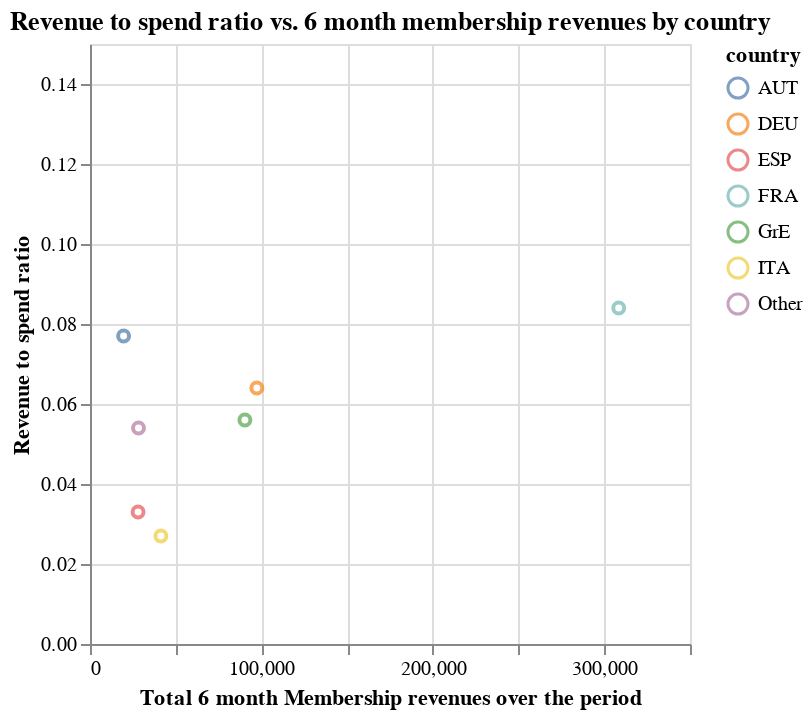

The cell this chart's notebook holds for it:
### Markdown cell above
**Methodology**

We here plot revenue to spend ratios (efficiency) vs. total profits (scale). Those visualisations can be insightful to know which countries or ads (see part 3) should be scaled up or down.

1. Top-right: spend is efficient and help achieve profits at scale! It means that we are likely spending a decent amount and that the campaign is efficient! Great! 


2. Bottom-left: spend is neither efficient nor bringing profits. 


3. Top-left: spend is efficient but bringing relatively lower profits. Those should be priorities to 


4. Bottom-right: ads are bringing in profits but aren't the most efficient. Maybe scale down spend a little?

### Code cell
alt.Chart(
    dfc0[["country", "cost_with_vat", "value_6m", "rev_to_spend"]]
).mark_point().encode(
    x=alt.X(
        "value_6m:Q",
        axis=alt.Axis(title="Total 6 month Membership revenues over the period"),
    ),
    y=alt.Y(
        "rev_to_spend:Q",
        axis=alt.Axis(title="Revenue to spend ratio"),
        scale=alt.Scale(domain=[0, 0.15]),
    ),
    color="country:N",
).properties(
    width=300,
    height=300,
    title="Revenue to spend ratio vs. 6 month membership revenues by country",
)

### Figure 1 — Vega-Lite specification as saved in the notebook (floating-point values rounded to 4 significant figures)
{"config": {"view": {"continuousWidth": 400, "continuousHeight": 300}}, "data": {"name": "data-246d8962fb30d056fe9a0f008e841eab"}, "mark": "point", "encoding": {"color": {"type": "nominal", "field": "country"}, "x": {"type": "quantitative", "axis": {"title": "Total 6 month Membership revenues over the period"}, "field": "value_6m"}, "y": {"type": "quantitative", "axis": {"title": "Revenue to spend ratio"}, "field": "rev_to_spend", "scale": {"domain": [0, 0.15]}}}, "height": 300, "title": "Revenue to spend ratio vs. 6 month membership revenues by country", "width": 300, "$schema": "https://vega.github.io/schema/vega-lite/v4.8.1.json", "datasets": {"data-246d8962fb30d056fe9a0f008e841eab": [{"country": "FRA", "cost_with_vat": 3665000.0, "value_6m": 308400.0, "rev_to_spend": 0.084}, {"country": "AUT", "cost_with_vat": 254800.0, "value_6m": 19600.0, "rev_to_spend": 0.077}, {"country": "DEU", "cost_with_vat": 1520000.0, "value_6m": 97310.0, "rev_to_spend": 0.064}, {"country": "GrE", "cost_with_vat": 1610000.0, "value_6m": 90350.0, "rev_to_spend": 0.056}, {"country": "Other", "cost_with_vat": 520900.0, "value_6m": 28290.0, "rev_to_spend": 0.054}, {"country": "ESP", "cost_with_vat": 849900.0, "value_6m": 28050.0, "rev_to_spend": 0.033}, {"country": "ITA", "cost_with_vat": 1545000.0, "value_6m": 41340.0, "rev_to_spend": 0.027}]}}
